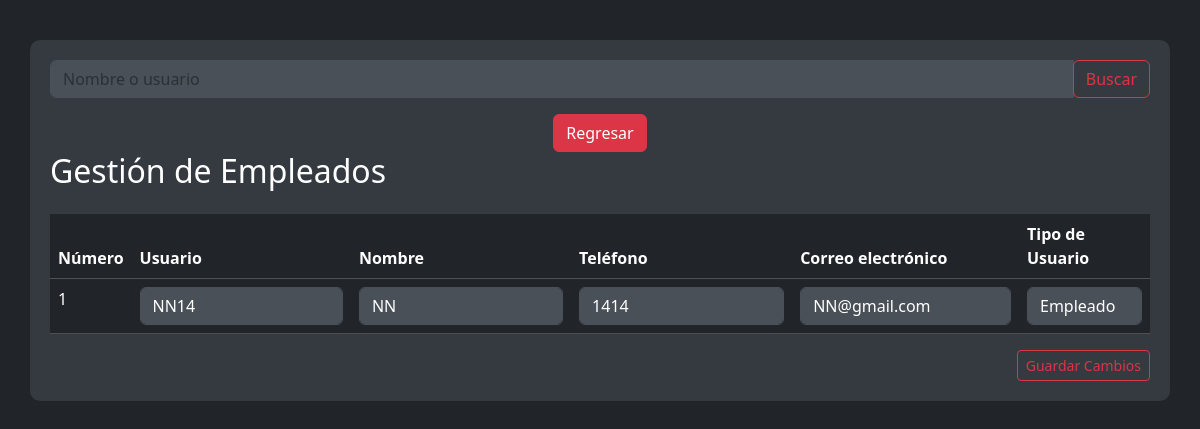
The app's page /gestionempleados.php (signed in), older data.
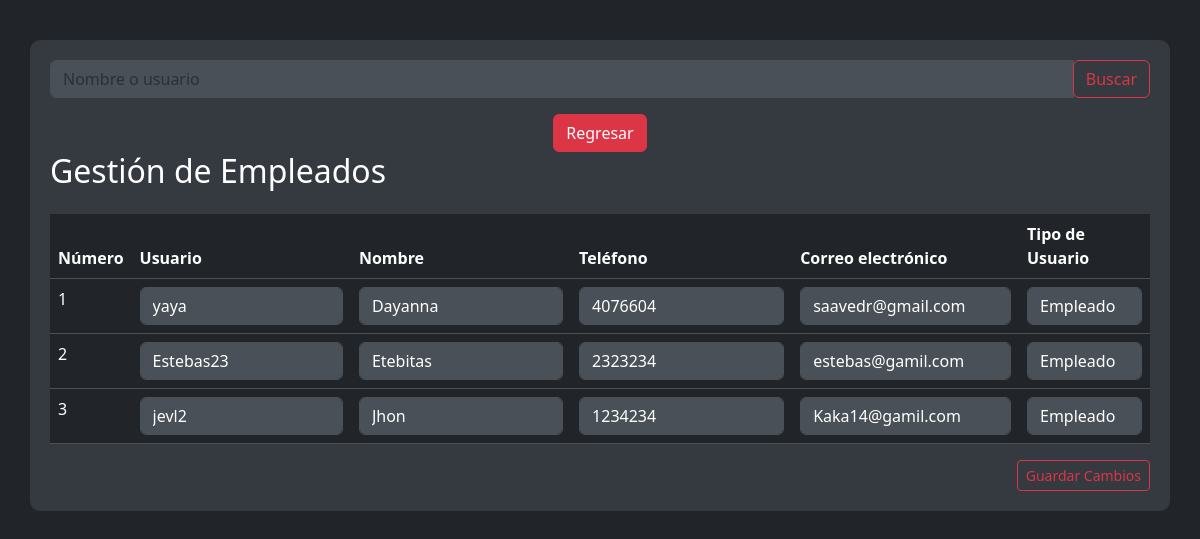
The same page, newer data.
### tables this page shows
CREATE TABLE `usuarios` (
  `id_usuario` int(11) NOT NULL,
  `usuario` varchar(20) DEFAULT NULL,
  `nombre` varchar(20) DEFAULT NULL,
  `correo_electronico` varchar(30) DEFAULT NULL,
  `telefono` varchar(15) DEFAULT NULL,
  `contraseña_usuario` varchar(100) DEFAULT NULL,
  `id_tipos` int(11) DEFAULT NULL,
  `codigo_recuperacion` varchar(255) DEFAULT NULL,
  `aceptado` varchar(2) DEFAULT NULL,
  `Foto` varchar(255) DEFAULT NULL
);

### gestionempleados.php (the view, shortened to what this page needs)
<?php
include_once 'conexion.php';
$searchQuery = "";
$query_empleados = "SELECT * FROM usuarios WHERE id_tipos = 4 AND aceptado = 'si'";
$statement_empleados = $con->prepare($query_empleados);
$statement_empleados->execute();
$empleados = $statement_empleados->fetchAll(PDO::FETCH_ASSOC);
?>
<!DOCTYPE html>
<html lang="en">
<head>
    <link rel="stylesheet" href="CSS/bootstrap.css">
    <link rel="stylesheet" href="CSS/alerta.css">
</head>
<body>
    <div class="container">
        <form method="GET" action="">
            <div class="input-group mb-3">
                <input type="text" class="form-control" id="search" name="search" placeholder="Nombre o usuario" value="<?php echo htmlspecialchars($searchQuery); ?>" aria-label="Buscar" aria-describedby="search-label">
                <div class="input-group-append">
                    <button type="submit" class="btn btn-outline-danger">Buscar</button>
                </div>
            </div>
        </form>
    <div class="row mt-3">
        <div class="col-12 text-center">
            <a href="index.php" class="btn btn-danger">Regresar</a>
        </div>
    </div>
        <form action="" method="POST">
            <div class="modal-body">
                <h2 class="mb-4">Gestión de Empleados </h2>
                <table class="table table-dark">
                    <thead>
                        <tr>
                            <th scope="col">Número</th>
                            <th scope="col">Usuario</th>
                            <th scope="col">Nombre</th>
                            <th scope="col">Teléfono</th>
                            <th scope="col">Correo electrónico</th>
                            <th scope="col">Tipo de Usuario</th>
                        </tr>
                    </thead>
                    <tbody>
                        <?php
                        $numero = 1;
                        foreach ($empleados as $empleado) {
                            echo "<tr>";
                            echo "<td>" . $numero++ . "</td>";
                            echo "<td><input type='text' class='form-control' name='usuario[" . htmlspecialchars($empleado['id_usuario']) . "]' value='" . htmlspecialchars($empleado['usuario']) . "' readonly></td>";
                            echo "<td><input type='text' class='form-control' name='nombre[" . htmlspecialchars($empleado['id_usuario']) . "]' value='" . htmlspecialchars($empleado['nombre']) . "' readonly></td>";
                            echo "<td><input type='text' class='form-control' name='telefono[" . htmlspecialchars($empleado['id_usuario']) . "]' value='" . htmlspecialchars($empleado['telefono']) . "'></td>";
                            echo "<td><input type='email' class='form-control' name='correo_electronico[" . htmlspecialchars($empleado['id_usuario']) . "]' value='" . htmlspecialchars($empleado['correo_electronico']) . "'></td>";
                            echo "<td>";
                            echo "<select name='tipo_usuario[" . htmlspecialchars($empleado['id_usuario']) . "]' class='form-control'>";
                            echo "<option value='4'" . ($empleado['id_tipos'] == 4 ? ' selected' : '') . ">Empleado</option>";
                            echo "</select>";
                            echo "</td>";
                            echo "</tr>";
                        }
                        ?>
                    </tbody>
                </table>
            </div>
            <div class="modal-footer">
                <button type="submit" class="btn btn-outline-danger btn-sm" name="guardar_empleado">Guardar Cambios</button>
            </div>
        </form>
    </div>
</body>
</html>

Row changes from the older to the newer data that the page shows:
removed usuarios: usuario "NN14", nombre "NN", telefono "1414", correo_electronico "NN@gmail.com", id_tipos+id_usuario "Empleado"
now on this page (row edited): usuarios: usuario "yaya", nombre "Dayanna", telefono "4076604", correo_electronico "saavedr@gmail.com", id_tipos+id_usuario "Empleado"
now on this page (row edited): usuarios: usuario "Estebas23", nombre "Etebitas", telefono "2323234", correo_electronico "estebas@gamil.com", id_tipos+id_usuario "Empleado"
added usuarios: usuario "jevl2", nombre "Jhon", telefono "1234234", correo_electronico "Kaka14@gamil.com", id_tipos+id_usuario "Empleado"
